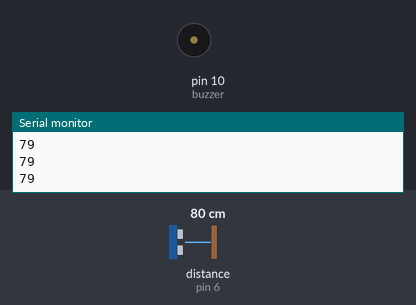
Recording of a sketch running on a simulated Arduino Uno, built with avr-gcc and run on an emulated ATmega328P. Shown: buzzer (waves = sounding), the last lines printed to the serial monitor. Wiring (inferred from the names in the program): ultrasonic range finder: trigger pin 7; echo pin 6. The test bench sets the inputs (shaded band); at power-on: distance to the obstacle (sensor on pin 6) 80 cm. The echo pulse lasts 58.3 µs per cm.

Above: at 1.2 s.
1.3 s: distance to the obstacle (sensor on pin 6) set to 34 cm
2.8 s: distance to the obstacle (sensor on pin 6) set to 27 cm
5.8 s: distance to the obstacle (sensor on pin 6) set to 2 cm
At 6.3 s:
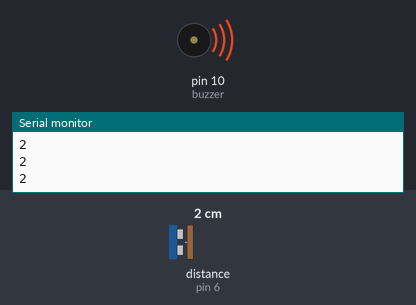
Timing chart, 0 to 8.8 s (numbered marks = the images above; inputs shaded):
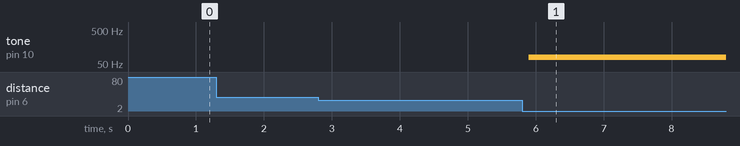

Measured:
- after the input at 5.8 s, tone on pin 10 (buzzer): silent → 78 Hz after 0.10 s

The sketch:

HCSR-04RE.ino
```cpp
int trigger = 7;
int echo = 6;
int buzzer = 10;
long duration,cm;

void setup() {
  pinMode(buzzer,OUTPUT);
  Serial.begin(9600);
}

void loop() {
  Distancia();
  if (cm < 30){
    digitalWrite(buzzer,HIGH);
    delay(cm*3.40);
    digitalWrite(buzzer,LOW);
    delay(cm*3.40);
  }
}

void Distancia(){
  pinMode(trigger,OUTPUT);
  digitalWrite(trigger,LOW);
  delayMicroseconds(2);
  digitalWrite(trigger,HIGH);
  delayMicroseconds(10);
  digitalWrite(trigger,LOW);
  pinMode(echo,INPUT);
  duration = pulseIn(echo,HIGH);
  cm = duration / 58.8;
  Serial.println(cm);
}
```
